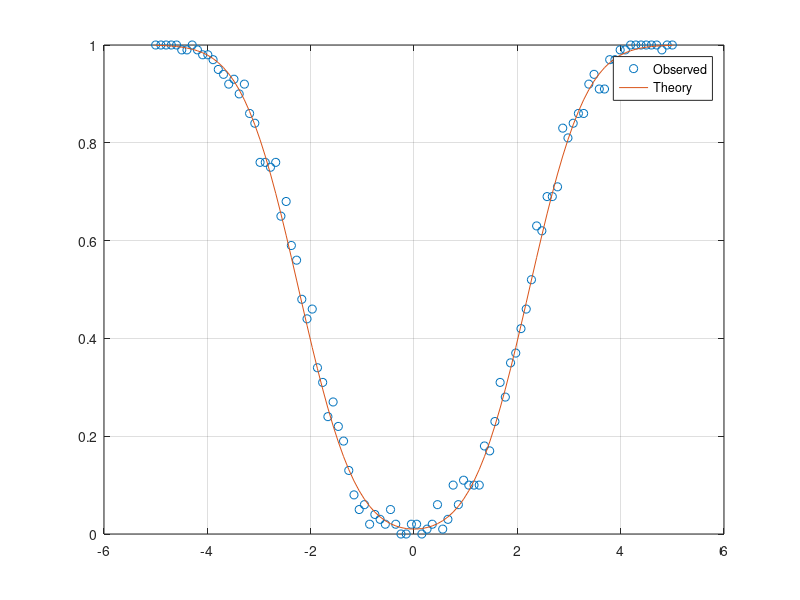
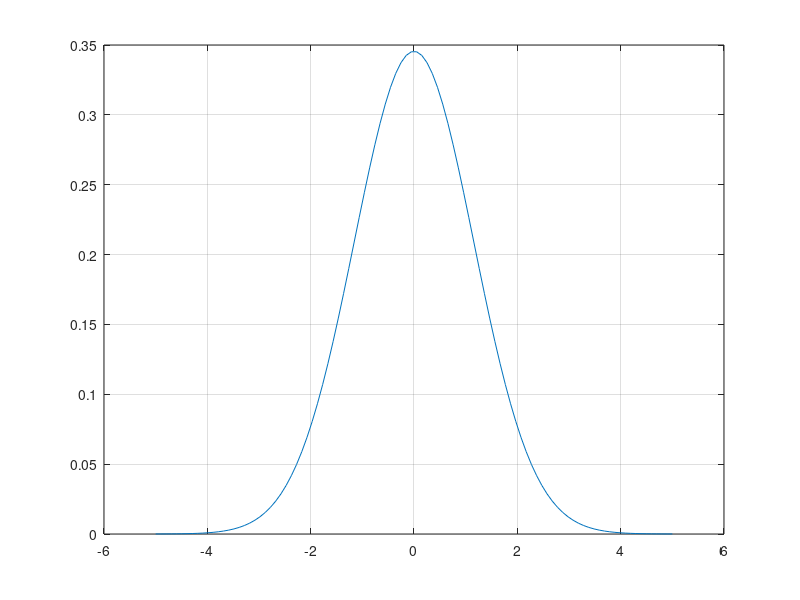

The MATLAB source for these figures, in order: (Note: this script raises an error after producing the figures.)
clear;clc;close all





%% 1


S = randi(10, 2, 2);

% S = [ 1,     6; ...
%      3    10];


S+S'


P = (S + S')/2;

x = randi(10, 2, 1);

x'*S*x
x'*P*x


%% 2



%% 1-7
clear;clc;close all

n = 10000;

nx = 2;
ny = 5;

nz = 3;

xbar = randi(10, nx, 1);
ybar = randi(10, ny, 1);

sx = randi(10, nx, 1);
sy = randi(10, ny, 1);

x = randn(nx, n).*sx + xbar;
y = randn(ny, n).*sy + ybar;

A = randi(10, nz, nx);
B = randi(10, nz, ny);
C = randi(10, nz, 1);

z = A*x + B*y + C;

% 1
zbar = mean(z')'
zbar_true = A*xbar + B*ybar + C

P = cov([x; y]');

Pxx = P(1:nx,       1:nx);
Pyy = P(nx + 1:end, nx + 1:end);
Pxy = P(1:nx,       nx + 1:end);
Pyx = Pxy';

% 2
Pz = cov(z')
Pz_true = A*Pxx*A' + A*Pxy*B' + B*Pyx*A' + B*Pyy*B'


%% 1-9
clear;clc;close all

alpha = .01;
P = [1 .5; .5 1];

Pinv = inv(P);

e = [1; 1];

Pe = Pinv * e;

sig_beta = sqrt(Pe' * P * Pe); % variance of beta
mu_beta  = 0;                  % mean of beta

beta0 = -norminv(alpha/2, mu_beta, sig_beta); % threshold value


% create sample measurements and assess the test
thetas = linspace(-5, 5, 100);
for i = 1:length(thetas)
    theta = thetas(i);         % signal
    m = 100;%100e3;                 % number of samples
    w = mvnrnd([0; 0], P, m)'; % random draw noise terms
    z = theta * e + w;         % noisy samples
    b = z' * Pinv * e;         % test statistic for each sample

    accept_H1 = abs(b) >= beta0; % test hypothesis

    pw(i) = sum(accept_H1) / m; % detection rate (power)
    Power(i) = ...
        normcdf(-beta0,   (theta * e)' * Pinv * e, sig_beta) + ...
        1-normcdf( beta0, (theta * e)' * Pinv * e, sig_beta);

end


figure
plot(thetas, pw, 'o', thetas, Power)
grid on
legend('Observed', 'Theory')




%%
x = linspace(-5, 5, 100);
y = normpdf(x, mu_beta, sig_beta);

figure('WindowStyle', 'Docked')
plot(x, y)
grid on
hold on
xline(beta0)
xline(-beta0)



figure;plot(sort(accept_H1));grid on
figure;plot(b);grid on
figure;histogram(b)















